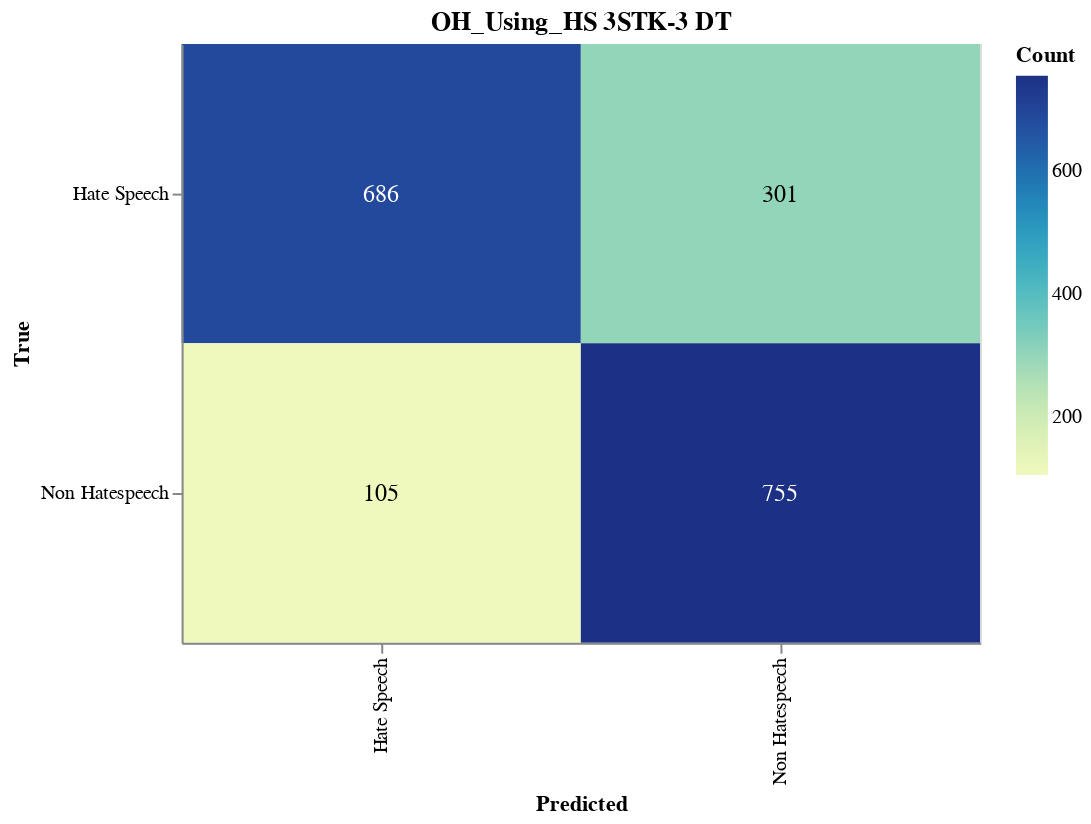

The notebook cell this image was saved under:
### Markdown cell above
#### Save CM

### Code cell
import altair as alt
import altair_saver
import pandas as pd
from sklearn.metrics import confusion_matrix

# Calculate the confusion matrix
cm = confusion_matrix(y_val, adjusted_predictions)

# Define class names
class_names = ['Hate Speech', 'Non Hatespeech']

# Convert confusion matrix to DataFrame
cm_df = pd.DataFrame(cm, index=class_names, columns=class_names).reset_index().melt(id_vars='index')
cm_df.columns = ['True', 'Predicted', 'Count']

# Ensure the order of categories
cm_df['True'] = pd.Categorical(cm_df['True'], categories=class_names, ordered=True)
cm_df['Predicted'] = pd.Categorical(cm_df['Predicted'], categories=class_names, ordered=True)

# Create the Altair plot
heatmap = alt.Chart(cm_df).mark_rect().encode(
    x=alt.X('Predicted:O', sort=class_names),
    y=alt.Y('True:O', sort=class_names),
    color='Count:Q',
    tooltip=['True', 'Predicted', 'Count']
).properties(
    width=400,
    height=300,
    title='OH_Using_HS 3STK-3 DT'
)

# Add text labels
text = heatmap.mark_text(
    align='center',
    baseline='middle',
    fontSize=12
).encode(
    text='Count:Q',
    color=alt.condition(
        alt.datum.Count > cm.max() / 2,
        alt.value('white'),
        alt.value('black')
    )
)

# Combine heatmap and text
final_chart = heatmap + text

# Display the plot
final_chart.show()

### Figure 1 — Vega-Lite specification as saved in the notebook (floating-point values rounded to 4 significant figures)
{"config": {"view": {"continuousWidth": 300, "continuousHeight": 300}}, "layer": [{"mark": {"type": "rect"}, "encoding": {"color": {"field": "Count", "type": "quantitative"}, "tooltip": [{"field": "True", "type": "ordinal"}, {"field": "Predicted", "type": "ordinal"}, {"field": "Count", "type": "quantitative"}], "x": {"field": "Predicted", "sort": ["Hate Speech", "Non Hatespeech"], "type": "ordinal"}, "y": {"field": "True", "sort": ["Hate Speech", "Non Hatespeech"], "type": "ordinal"}}, "title": "OH_Using_HS 3STK-3 DT"}, {"mark": {"type": "text", "align": "center", "baseline": "middle", "fontSize": 12}, "encoding": {"color": {"condition": {"test": "(datum.Count > 377.5)", "value": "white"}, "value": "black"}, "text": {"field": "Count", "type": "quantitative"}, "tooltip": [{"field": "True", "type": "ordinal"}, {"field": "Predicted", "type": "ordinal"}, {"field": "Count", "type": "quantitative"}], "x": {"field": "Predicted", "sort": ["Hate Speech", "Non Hatespeech"], "type": "ordinal"}, "y": {"field": "True", "sort": ["Hate Speech", "Non Hatespeech"], "type": "ordinal"}}, "title": "OH_Using_HS 3STK-3 DT"}], "data": {"name": "data-56027dc22df24bafc5f64bb7d557aa9d"}, "height": 300, "width": 400, "$schema": "https://vega.github.io/schema/vega-lite/v5.17.0.json", "datasets": {"data-56027dc22df24bafc5f64bb7d557aa9d": [{"True": "Hate Speech", "Predicted": "Hate Speech", "Count": 686}, {"True": "Non Hatespeech", "Predicted": "Hate Speech", "Count": 105}, {"True": "Hate Speech", "Predicted": "Non Hatespeech", "Count": 301}, {"True": "Non Hatespeech", "Predicted": "Non Hatespeech", "Count": 755}]}}
